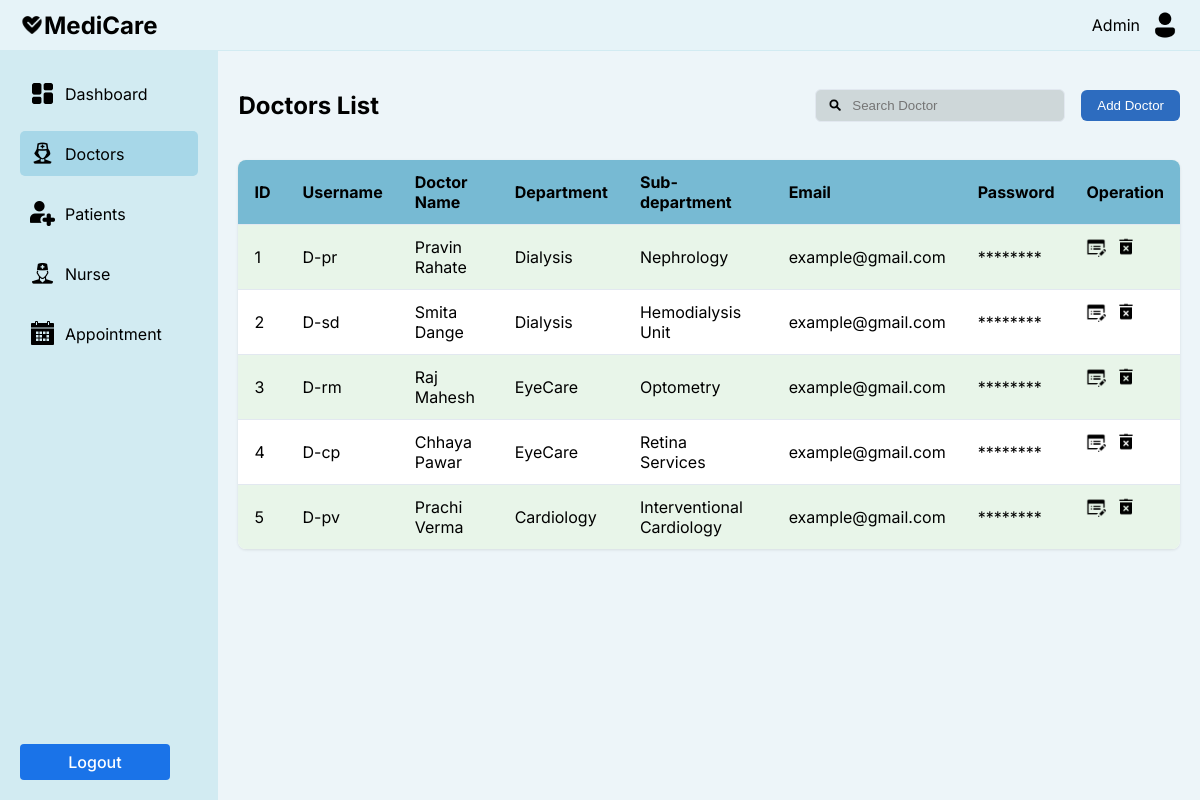
Page /accounts/ad_doc/ on the committed database.
### accounts/models.py (models this page shows, shortened)
class StaffD(models.Model):
    user = models.OneToOneField(User, on_delete=models.CASCADE, related_name='staff_profile', default=1)
    full_name = models.CharField(max_length=100)
    email = models.EmailField( null=True, blank=True)
    mobile_number = models.CharField(max_length=15)
    gender = models.CharField(max_length=10)
    age = models.PositiveIntegerField()
    department = models.CharField(max_length=50)
    sub_department = models.CharField(max_length=100, default='General')
    specialization = models.CharField(max_length=100)
    qualification = models.CharField(max_length=100)
    years_of_experience = models.CharField(max_length=10)

class User(AbstractUser):
    PATIENT = 'patient'
    DOCTOR = 'doctor'
    NURSE = 'nurse'
    ADMIN = 'admin'
    ROLE_CHOICES = [
        (PATIENT, 'Patient'),
        (DOCTOR, 'Doctor'),
        (NURSE, 'Nurse'),
        (ADMIN, 'Admin'),
    ]
    role = models.CharField(max_length=10, choices=ROLE_CHOICES, default=PATIENT)

### accounts/views.py (the view)
# urls.py: path('ad_doc/', views.ad_doc, name='ad_doc'),
def ad_doc(request):
    doctors = StaffD.objects.select_related('user').all()
    context = {
        'doctors': doctors,
    }
    return render(request, 'accounts/ad_doc.html', context)

### accounts/context_processors.py (called while the page is built)
def media_url(request):
    return {
        'MEDIA_URL': settings.MEDIA_URL,
    }

### templates/accounts/ad_doc.html (shortened to what this page needs)
<!DOCTYPE html>
<html lang="en">
<head>
</head>
<body>
    <div class="container">
        <div class="navbar">
            <a href="#" class="logo">
                <img src="{{ MEDIA_URL }}Heart Health.png" alt="MediCare" width="24" height="24">
                MediCare
            </a>
            <div class="admin-profile">
                <span>Admin</span>
                <img src="{{ MEDIA_URL }}Male User.png" alt="Admin" width="30" height="30">
            </div>
        </div>
        <div class="content">
            <div class="sidebar">
                <a href="{% url 'admin_dash' %}" class="menu-item">
                    <img src="{{ MEDIA_URL }}Control Panel.png" alt="">
                    Dashboard
                </a>
                <a href="#" class="menu-item active">
                    <img src="{{ MEDIA_URL }}Treatment.png" alt="">
                    Doctors
                </a>
                <a href="{% url 'ad_pat' %}" class="menu-item">
                    <img src="{{ MEDIA_URL }}patient.png" alt="">
                    Patients
                </a>
                <a href="{% url 'ad_nurse' %}" class="menu-item">
                    <img src="{{ MEDIA_URL }}nurse.png" alt="">
                    Nurse
                </a>
                <a href="{% url 'ad_app' %}" class="menu-item">
                    <img src="{{ MEDIA_URL }}appointment.png" alt="">
                    Appointment
                </a>
                <div class="logout">
                    <a href="{% url "logouts" %}" class='btn btn-primary'> Logout </a>
                </div>
            </div>
            <div class="main-content">
                <div class="section-header">
                    <h2>Doctors List</h2>
                    <div class="search-add">
                        <div class="search-container">
                        <img src="{{ MEDIA_URL }}Search.png" alt="Search">
                        <input type="text" id="searchDoctor" placeholder="Search Doctor">
                        </div>
                        <button class="add-doctor-btn" onclick="openAddDoctorModal()">
                            Add Doctor
                        </button>
                    </div>
                </div>
                <div class="table-container">
                    <table>
                        <thead>
                            <tr>
                                <th>ID</th>
                                <th>Username</th>
                                <th>Doctor Name</th>
                                <th>Department</th>
                                <th>Sub-department</th>
                                <th>Email</th>
                                <th>Password</th>
                                <th>Operation</th>
                            </tr>
                        </thead>
                        <tbody>
                            {% for doctor in doctors %}
                            <tr>
                                <td>{{ forloop.counter }}</td>
                                <td>{{ doctor.user.username }}</td>
                                <td>{{ doctor.full_name }}</td>
                                <td>{{ doctor.department |default:"-"}}</td>
                                <td>{{ doctor.sub_department |default:"-"}}</td>
                                <td>{{ doctor.email|default:"-" }}</td>
                                <td>{{ '********' }}</td>
                                <td class="operation-icons">
                                    <img src="{{ MEDIA_URL }}Edit Property.png" alt="Edit" width="20" height="20" onclick="openEditModal('{{ doctor.id }}', '{{ doctor.full_name }}', '{{ doctor.email }}', '{{ doctor.mobile_number }}', '{{ doctor.department }}', '{{ doctor.sub_department }}', '{{ doctor.specialization }}', '{{ doctor.qualification }}', '{{ doctor.years_of_experience }}')">
                                    <img src="{{ MEDIA_URL }}Remove.png" alt="Delete" width="20" height="20" onclick="deleteDoctor('{{ doctor.id }}')">
                                </td>
                            </tr>
                            {% empty %}
                            <tr>
                                <td colspan="6">No doctors found.</td>
                            </tr>
                            {% endfor %}
                        </tbody>
                    </table>
                </div>
            </div>
        </div>
    </div>
</body>
</html>

### templates/accounts/ad_doc.html (style rules this page uses)
body, html { font-family: 'Inter', 'Poppins', sans-serif; margin: 0; padding: 0; height: 100%; background-color: #f0f8ff; }
.container { display: flex; flex-direction: column; height: 100%; }
.navbar { background-color: #e6f3f8; padding: 10px 20px; display: flex; justify-content: space-between; align-items: center; border-bottom: 1px solid #d2ebf2; }
.logo { font-size: 24px; font-weight: bold; display: flex; align-items: center; color: #000; text-decoration: none; }
.admin-profile { display: flex; align-items: center; gap: 10px; }
.content { display: flex; flex: 1; }
.sidebar { width: 200px; background-color: #D2EBF2; padding: 20px; display: flex; flex-direction: column; }
.menu-item { margin-bottom: 15px; padding: 10px; cursor: pointer; display: flex; align-items: center; text-decoration: none; color: #000; }
.menu-item.active { background-color: #a7d7e8; border-radius: 5px; }
.menu-item img { width: 25px; height: 25px; margin-right: 10px; }
.main-content { flex-grow: 1; padding: 20px; background-color: #edf5f9; }
.section-header { display: flex; justify-content: space-between; align-items: center; margin-bottom: 20px; }
.search-add { display: flex; gap: 16px; align-items: center; }
.add-doctor-btn { background-color: #2D6CBF; color: white; padding: 8px 16px; border-radius: 6px; border: none; cursor: pointer; }
.table-container { background-color: white; border-radius: 8px; overflow: hidden; box-shadow: 0 1px 3px rgba(0,0,0,0.1); }
table { width: 100%; border-collapse: collapse; }
th { background-color: #77bad3; padding: 12px 16px; text-align: left; color: #000000; }
td { padding: 12px 16px; border-top: 1px solid #e2e8f0; }
tr:nth-child(odd) { background-color: #e8f5e9; }
.operation-icons { display: flex; gap: 10px; }
.logout { margin-top: auto; display: flex; align-items: center; cursor: pointer; text-align: center; width: 150px; }
.search-container { position: relative; width: 250px; }
.search-container input { padding: 8px 16px 8px 36px; border-radius: 6px; border: 1px solid #e2e8f0; background-color: #CED7D9; width: 100%; box-sizing: border-box; }
.search-container img { position: absolute; left: 12px; top: 50%; transform: translateY(-50%); width: 16px; height: 16px; }
.add-doctor-btn { background-color: #2D6CBF; color: white; padding: 8px 16px; border-radius: 6px; border: none; display: flex; align-items: center; gap: 8px; cursor: pointer; font-weight: 500; }
.btn { padding: 0.5rem 1rem; border-radius: 4px; cursor: pointer; border: none; font-weight: 500; width: 150px; text-decoration: none; }
.btn-primary { background: #1a73e8; color: white; }

### rows in the picture
StaffD: user.username "D-pr", full_name "Pravin Rahate", department "Dialysis", sub_department "Nephrology", email "example@gmail.com", value "********"
StaffD: user.username "D-sd", full_name "Smita Dange", department "Dialysis", sub_department "Hemodialysis Unit", email "example@gmail.com", value "********"
StaffD: user.username "D-rm", full_name "Raj Mahesh", department "EyeCare", sub_department "Optometry", email "example@gmail.com", value "********"
StaffD: user.username "D-cp", full_name "Chhaya Pawar", department "EyeCare", sub_department "Retina Services", email "example@gmail.com", value "********"
StaffD: user.username "D-pv", full_name "Prachi Verma", department "Cardiology", sub_department "Interventional Cardiology", email "example@gmail.com", value "********"
